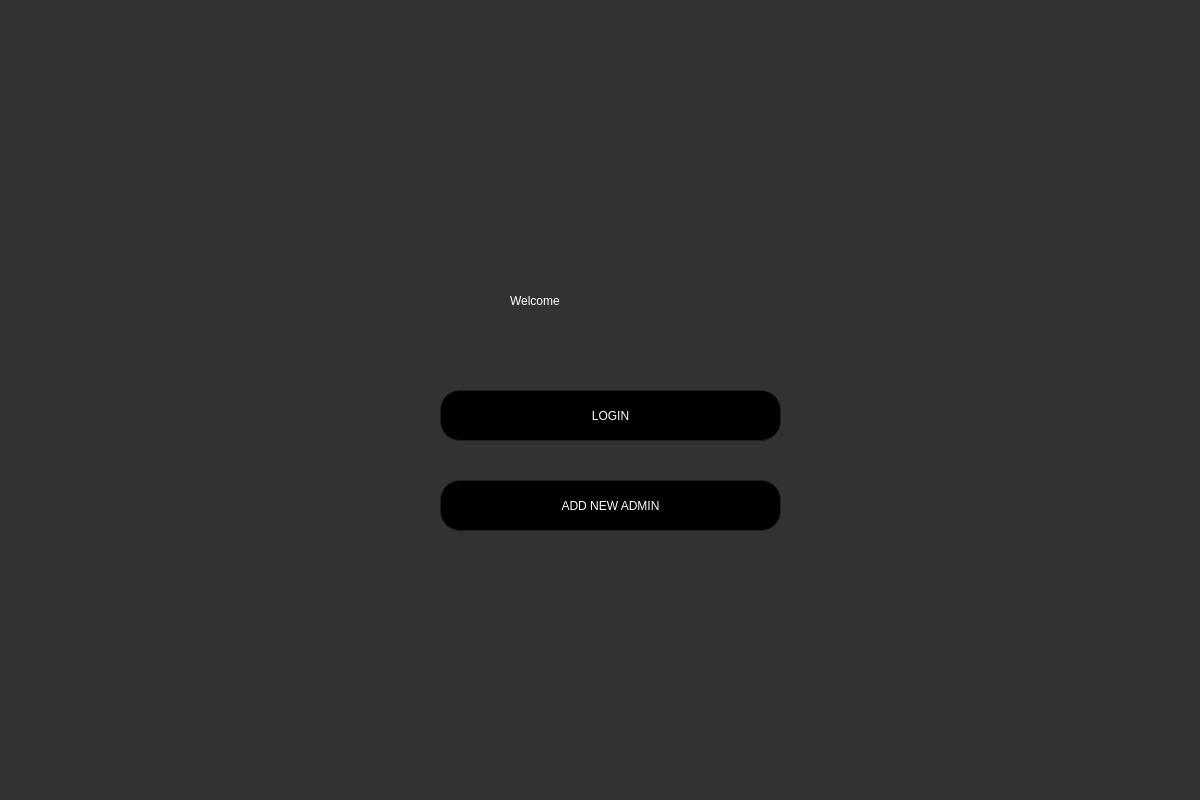
<?xml version="1.0" encoding="UTF-8"?>
<ui version="4.0">
 <class>Dialog</class>
 <widget class="QDialog" name="Dialog">
  <property name="geometry">
   <rect>
    <x>0</x>
    <y>0</y>
    <width>1200</width>
    <height>800</height>
   </rect>
  </property>
  <property name="windowTitle">
   <string>Dialog</string>
  </property>
  <widget class="QWidget" name="bgwidget" native="true">
   <property name="geometry">
    <rect>
     <x>0</x>
     <y>0</y>
     <width>1201</width>
     <height>801</height>
    </rect>
   </property>
   <property name="maximumSize">
    <size>
     <width>1201</width>
     <height>801</height>
    </size>
   </property>
   <property name="styleSheet">
    <string notr="true">QToolTip
{
     border: 1px solid black;
     background-color: #ffa02f;
     padding: 1px;
     border-radius: 3px;
     opacity: 100;
}

QWidget
{
    color: #b1b1b1;
    background-color: #323232;
}

QTreeView, QListView
{
    background-color: silver;
    margin-left: 5px;
}

QWidget:item:hover
{
    background-color: QLinearGradient( x1: 0, y1: 0, x2: 0, y2: 1, stop: 0 #ffa02f, stop: 1 #ca0619);
    color: #000000;
}

QWidget:item:selected
{
    background-color: QLinearGradient( x1: 0, y1: 0, x2: 0, y2: 1, stop: 0 #ffa02f, stop: 1 #d7801a);
}

QMenuBar::item
{
    background: transparent;
}

QMenuBar::item:selected
{
    background: transparent;
    border: 1px solid #ffaa00;
}

QMenuBar::item:pressed
{
    background: #444;
    border: 1px solid #000;
    background-color: QLinearGradient(
        x1:0, y1:0,
        x2:0, y2:1,
        stop:1 #212121,
        stop:0.4 #343434/*,
        stop:0.2 #343434,
        stop:0.1 #ffaa00*/
    );
    margin-bottom:-1px;
    padding-bottom:1px;
}

QMenu
{
    border: 1px solid #000;
}

QMenu::item
{
    padding: 2px 20px 2px 20px;
}

QMenu::item:selected
{
    color: #000000;
}

QWidget:disabled
{
    color: #808080;
    background-color: #323232;
}

QAbstractItemView
{
    background-color: QLinearGradient( x1: 0, y1: 0, x2: 0, y2: 1, stop: 0 #4d4d4d, stop: 0.1 #646464, stop: 1 #5d5d5d);
}

QWidget:focus
{
    /*border: 1px solid darkgray;*/
}

QLineEdit
{
    background-color: QLinearGradient( x1: 0, y1: 0, x2: 0, y2: 1, stop: 0 #4d4d4d, stop: 0 #646464, stop: 1 #5d5d5d);
    padding: 1px;
    border-style: solid;
    border: 1px solid #1e1e1e;
    border-radius: 5;
}

QPushButton
{
    color: #b1b1b1;
    background-color: QLinearGradient( x1: 0, y1: 0, x2: 0, y2: 1, stop: 0 #565656, stop: 0.1 #525252, stop: 0.5 #4e4e4e, stop: 0.9 #4a4a4a, stop: 1 #464646);
    border-width: 1px;
    border-color: #1e1e1e;
    border-style: solid;
    border-radius: 6;
    padding: 3px;
    font-size: 12px;
    padding-left: 5px;
    padding-right: 5px;
    min-width: 40px;
}

QPushButton:pressed
{
    background-color: QLinearGradient( x1: 0, y1: 0, x2: 0, y2: 1, stop: 0 #2d2d2d, stop: 0.1 #2b2b2b, stop: 0.5 #292929, stop: 0.9 #282828, stop: 1 #252525);
}

QComboBox
{
    selection-background-color: #ffaa00;
    background-color: QLinearGradient( x1: 0, y1: 0, x2: 0, y2: 1, stop: 0 #565656, stop: 0.1 #525252, stop: 0.5 #4e4e4e, stop: 0.9 #4a4a4a, stop: 1 #464646);
    border-style: solid;
    border: 1px solid #1e1e1e;
    border-radius: 5;
}

QComboBox:hover,QPushButton:hover
{
    border: 2px solid QLinearGradient( x1: 0, y1: 0, x2: 0, y2: 1, stop: 0 #ffa02f, stop: 1 #d7801a);
}


QComboBox:on
{
    padding-top: 3px;
    padding-left: 4px;
    background-color: QLinearGradient( x1: 0, y1: 0, x2: 0, y2: 1, stop: 0 #2d2d2d, stop: 0.1 #2b2b2b, stop: 0.5 #292929, stop: 0.9 #282828, stop: 1 #252525);
    selection-background-color: #ffaa00;
}

QComboBox QAbstractItemView
{
    border: 2px solid darkgray;
    selection-background-color: QLinearGradient( x1: 0, y1: 0, x2: 0, y2: 1, stop: 0 #ffa02f, stop: 1 #d7801a);
}

QComboBox::drop-down
{
     subcontrol-origin: padding;
     subcontrol-position: top right;
     width: 15px;

     border-left-width: 0px;
     border-left-color: darkgray;
     border-left-style: solid; /* just a single line */
     border-top-right-radius: 3px; /* same radius as the QComboBox */
     border-bottom-right-radius: 3px;
 }

QComboBox::down-arrow
{
     image: url(:/dark_orange/img/down_arrow.png);
}

QGroupBox
{
    border: 1px solid darkgray;
    margin-top: 10px;
}

QGroupBox:focus
{
    border: 1px solid darkgray;
}

QTextEdit:focus
{
    border: 1px solid darkgray;
}

QScrollBar:horizontal {
     border: 1px solid #222222;
     background: QLinearGradient( x1: 0, y1: 0, x2: 0, y2: 1, stop: 0.0 #121212, stop: 0.2 #282828, stop: 1 #484848);
     height: 7px;
     margin: 0px 16px 0 16px;
}

QScrollBar::handle:horizontal
{
      background: QLinearGradient( x1: 0, y1: 0, x2: 1, y2: 0, stop: 0 #ffa02f, stop: 0.5 #d7801a, stop: 1 #ffa02f);
      min-height: 20px;
      border-radius: 2px;
}

QScrollBar::add-line:horizontal {
      border: 1px solid #1b1b19;
      border-radius: 2px;
      background: QLinearGradient( x1: 0, y1: 0, x2: 1, y2: 0, stop: 0 #ffa02f, stop: 1 #d7801a);
      width: 14px;
      subcontrol-position: right;
      subcontrol-origin: margin;
}

QScrollBar::sub-line:horizontal {
      border: 1px solid #1b1b19;
      border-radius: 2px;
      background: QLinearGradient( x1: 0, y1: 0, x2: 1, y2: 0, stop: 0 #ffa02f, stop: 1 #d7801a);
      width: 14px;
     subcontrol-position: left;
     subcontrol-origin: margin;
}

QScrollBar::right-arrow:horizontal, QScrollBar::left-arrow:horizontal
{
      border: 1px solid black;
      width: 1px;
      height: 1px;
      background: white;
}

QScrollBar::add-page:horizontal, QScrollBar::sub-page:horizontal
{
      background: none;
}

QScrollBar:vertical
{
      background: QLinearGradient( x1: 0, y1: 0, x2: 1, y2: 0, stop: 0.0 #121212, stop: 0.2 #282828, stop: 1 #484848);
      width: 7px;
      margin: 16px 0 16px 0;
      border: 1px solid #222222;
}

QScrollBar::handle:vertical
{
      background: QLinearGradient( x1: 0, y1: 0, x2: 0, y2: 1, stop: 0 #ffa02f, stop: 0.5 #d7801a, stop: 1 #ffa02f);
      min-height: 20px;
      border-radius: 2px;
}

QScrollBar::add-line:vertical
{
      border: 1px solid #1b1b19;
      border-radius: 2px;
      background: QLinearGradient( x1: 0, y1: 0, x2: 0, y2: 1, stop: 0 #ffa02f, stop: 1 #d7801a);
      height: 14px;
      subcontrol-position: bottom;
      subcontrol-origin: margin;
}

QScrollBar::sub-line:vertical
{
      border: 1px solid #1b1b19;
      border-radius: 2px;
      background: QLinearGradient( x1: 0, y1: 0, x2: 0, y2: 1, stop: 0 #d7801a, stop: 1 #ffa02f);
      height: 14px;
      subcontrol-position: top;
      subcontrol-origin: margin;
}

QScrollBar::up-arrow:vertical, QScrollBar::down-arrow:vertical
{
      border: 1px solid black;
      width: 1px;
      height: 1px;
      background: white;
}


QScrollBar::add-page:vertical, QScrollBar::sub-page:vertical
{
      background: none;
}

QTextEdit
{
    background-color: #242424;
}

QPlainTextEdit
{
    background-color: #242424;
}

QHeaderView::section
{
    background-color: QLinearGradient(x1:0, y1:0, x2:0, y2:1, stop:0 #616161, stop: 0.5 #505050, stop: 0.6 #434343, stop:1 #656565);
    color: white;
    padding-left: 4px;
    border: 1px solid #6c6c6c;
}

QCheckBox:disabled
{
color: #414141;
}

QDockWidget::title
{
    text-align: center;
    spacing: 3px; /* spacing between items in the tool bar */
    background-color: QLinearGradient(x1:0, y1:0, x2:0, y2:1, stop:0 #323232, stop: 0.5 #242424, stop:1 #323232);
}

QDockWidget::close-button, QDockWidget::float-button
{
    text-align: center;
    spacing: 1px; /* spacing between items in the tool bar */
    background-color: QLinearGradient(x1:0, y1:0, x2:0, y2:1, stop:0 #323232, stop: 0.5 #242424, stop:1 #323232);
}

QDockWidget::close-button:hover, QDockWidget::float-button:hover
{
    background: #242424;
}

QDockWidget::close-button:pressed, QDockWidget::float-button:pressed
{
    padding: 1px -1px -1px 1px;
}

QMainWindow::separator
{
    background-color: QLinearGradient(x1:0, y1:0, x2:0, y2:1, stop:0 #161616, stop: 0.5 #151515, stop: 0.6 #212121, stop:1 #343434);
    color: white;
    padding-left: 4px;
    border: 1px solid #4c4c4c;
    spacing: 3px; /* spacing between items in the tool bar */
}

QMainWindow::separator:hover
{

    background-color: QLinearGradient(x1:0, y1:0, x2:0, y2:1, stop:0 #d7801a, stop:0.5 #b56c17 stop:1 #ffa02f);
    color: white;
    padding-left: 4px;
    border: 1px solid #6c6c6c;
    spacing: 3px; /* spacing between items in the tool bar */
}

QToolBar::handle
{
     spacing: 3px; /* spacing between items in the tool bar */
     background: url(:/dark_orange/img/handle.png);
}

QMenu::separator
{
    height: 2px;
    background-color: QLinearGradient(x1:0, y1:0, x2:0, y2:1, stop:0 #161616, stop: 0.5 #151515, stop: 0.6 #212121, stop:1 #343434);
    color: white;
    padding-left: 4px;
    margin-left: 10px;
    margin-right: 5px;
}

QProgressBar
{
    border: 2px solid grey;
    border-radius: 5px;
    text-align: center;
}

QProgressBar::chunk
{
    background-color: #d7801a;
    width: 2.15px;
    margin: 0.5px;
}

QTabBar::tab {
    color: #b1b1b1;
    border: 1px solid #444;
    border-bottom-style: none;
    background-color: #323232;
    padding-left: 10px;
    padding-right: 10px;
    padding-top: 3px;
    padding-bottom: 2px;
    margin-right: -1px;
}

QTabWidget::pane {
    border: 1px solid #444;
    top: 1px;
}

QTabBar::tab:last
{
    margin-right: 0; /* the last selected tab has nothing to overlap with on the right */
    border-top-right-radius: 3px;
}

QTabBar::tab:first:!selected
{
 margin-left: 0px; /* the last selected tab has nothing to overlap with on the right */


    border-top-left-radius: 3px;
}

QTabBar::tab:!selected
{
    color: #b1b1b1;
    border-bottom-style: solid;
    margin-top: 3px;
    background-color: QLinearGradient(x1:0, y1:0, x2:0, y2:1, stop:1 #212121, stop:.4 #343434);
}

QTabBar::tab:selected
{
    border-top-left-radius: 3px;
    border-top-right-radius: 3px;
    margin-bottom: 0px;
}

QTabBar::tab:!selected:hover
{
    /*border-top: 2px solid #ffaa00;
    padding-bottom: 3px;*/
    border-top-left-radius: 3px;
    border-top-right-radius: 3px;
    background-color: QLinearGradient(x1:0, y1:0, x2:0, y2:1, stop:1 #212121, stop:0.4 #343434, stop:0.2 #343434, stop:0.1 #ffaa00);
}

QRadioButton::indicator:checked, QRadioButton::indicator:unchecked{
    color: #b1b1b1;
    background-color: #323232;
    border: 1px solid #b1b1b1;
    border-radius: 6px;
}

QRadioButton::indicator:checked
{
    background-color: qradialgradient(
        cx: 0.5, cy: 0.5,
        fx: 0.5, fy: 0.5,
        radius: 1.0,
        stop: 0.25 #ffaa00,
        stop: 0.3 #323232
    );
}

QCheckBox::indicator{
    color: #b1b1b1;
    background-color: #323232;
    border: 1px solid #b1b1b1;
    width: 9px;
    height: 9px;
}

QRadioButton::indicator
{
    border-radius: 6px;
}

QRadioButton::indicator:hover, QCheckBox::indicator:hover
{
    border: 1px solid #ffaa00;
}

QCheckBox::indicator:checked
{
    image:url(:/dark_orange/img/checkbox.png);
}

QCheckBox::indicator:disabled, QRadioButton::indicator:disabled
{
    border: 1px solid #444;
}


QSlider::groove:horizontal {
    border: 1px solid #3A3939;
    height: 8px;
    background: #201F1F;
    margin: 2px 0;
    border-radius: 2px;
}

QSlider::handle:horizontal {
    background: QLinearGradient( x1: 0, y1: 0, x2: 0, y2: 1,
      stop: 0.0 silver, stop: 0.2 #a8a8a8, stop: 1 #727272);
    border: 1px solid #3A3939;
    width: 14px;
    height: 14px;
    margin: -4px 0;
    border-radius: 2px;
}

QSlider::groove:vertical {
    border: 1px solid #3A3939;
    width: 8px;
    background: #201F1F;
    margin: 0 0px;
    border-radius: 2px;
}

QSlider::handle:vertical {
    background: QLinearGradient( x1: 0, y1: 0, x2: 0, y2: 1, stop: 0.0 silver,
      stop: 0.2 #a8a8a8, stop: 1 #727272);
    border: 1px solid #3A3939;
    width: 14px;
    height: 14px;
    margin: 0 -4px;
    border-radius: 2px;
}

QAbstractSpinBox {
    padding-top: 2px;
    padding-bottom: 2px;
    border: 1px solid darkgray;

    border-radius: 2px;
    min-width: 50px;
}

</string>
   </property>
   <widget class="QLabel" name="label">
    <property name="geometry">
     <rect>
      <x>510</x>
      <y>270</y>
      <width>251</width>
      <height>61</height>
     </rect>
    </property>
    <property name="styleSheet">
     <string notr="true">font: 36pt &quot;MS Shell Dlg 2&quot;; color:rgb(255, 255, 255)</string>
    </property>
    <property name="text">
     <string>Welcome</string>
    </property>
   </widget>
   <widget class="QPushButton" name="login">
    <property name="geometry">
     <rect>
      <x>440</x>
      <y>390</y>
      <width>341</width>
      <height>51</height>
     </rect>
    </property>
    <property name="styleSheet">
     <string notr="true">border-radius:20px;

background-color: rgb(0, 0, 0);
color: rgb(255, 255, 255);
font: 14pt &quot;MS Shell Dlg 2&quot;;</string>
    </property>
    <property name="text">
     <string>LOGIN</string>
    </property>
   </widget>
   <widget class="QPushButton" name="create">
    <property name="geometry">
     <rect>
      <x>440</x>
      <y>480</y>
      <width>341</width>
      <height>51</height>
     </rect>
    </property>
    <property name="styleSheet">
     <string notr="true">border-radius:20px;
color: rgb(255, 255, 255);
background-color: rgb(0, 0, 0);
font: 14pt &quot;MS Shell Dlg 2&quot;;</string>
    </property>
    <property name="text">
     <string>ADD NEW ADMIN</string>
    </property>
   </widget>
  </widget>
 </widget>
 <resources/>
 <connections/>
</ui>
